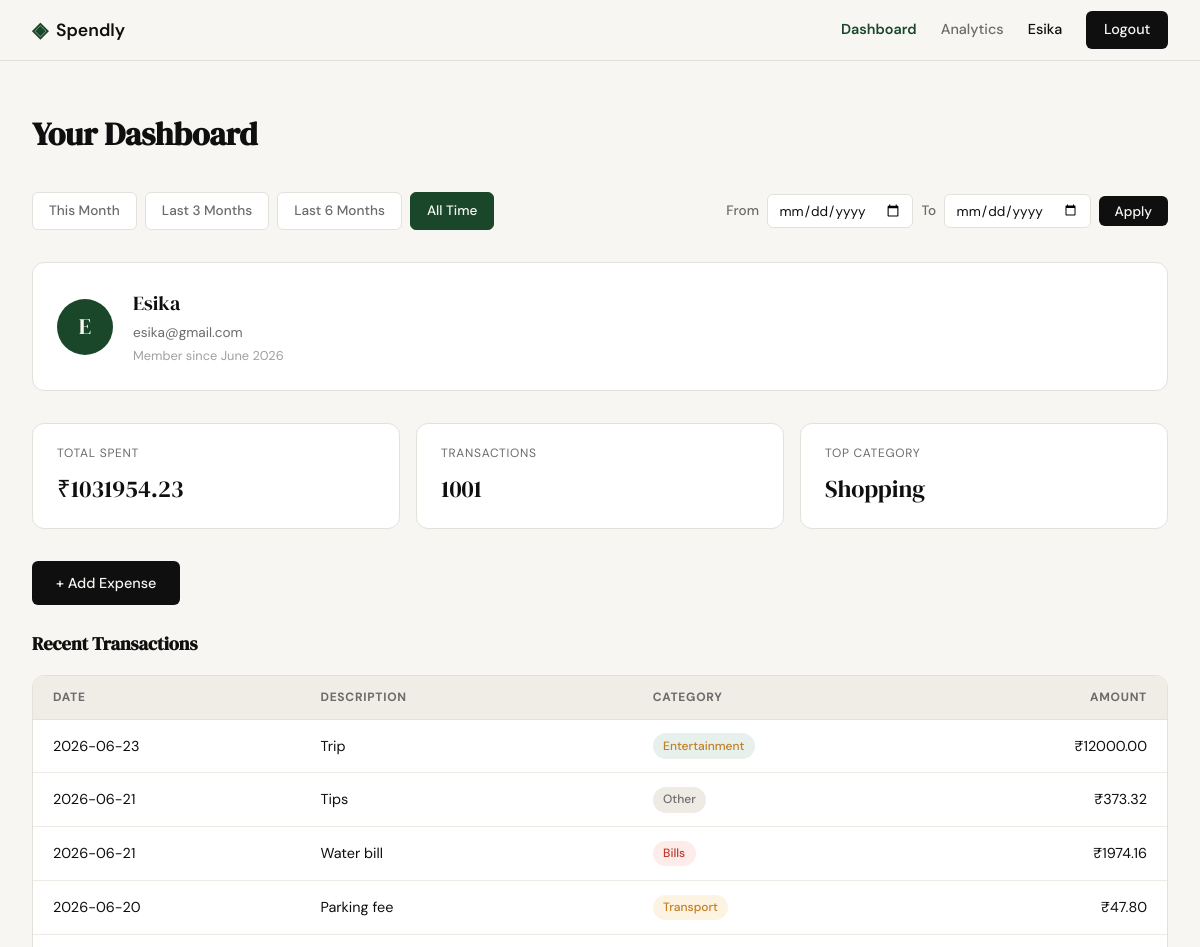
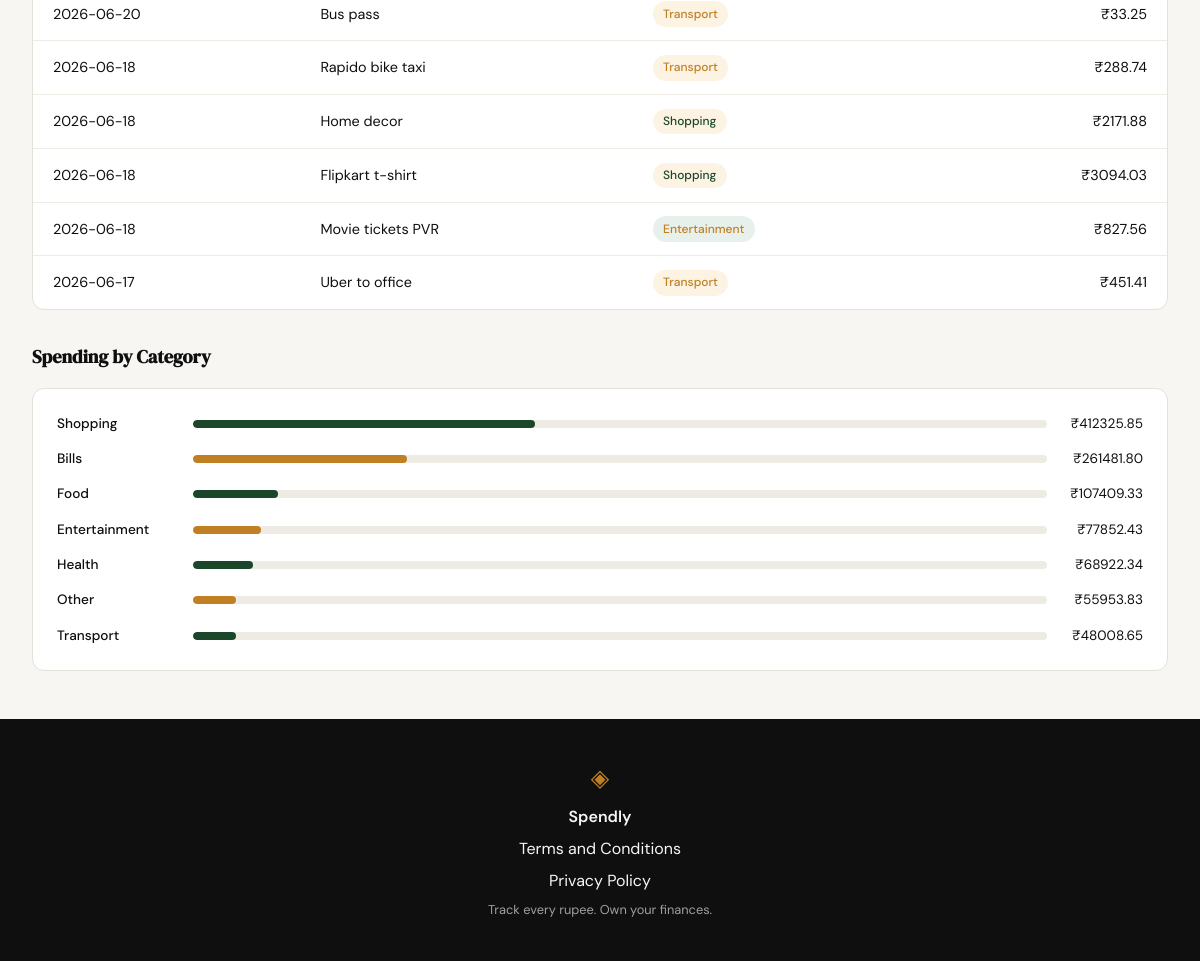
Page /profile (signed in) on the committed database (2 pictures, top to bottom).
### tables this page shows
CREATE TABLE users (
            id            INTEGER PRIMARY KEY AUTOINCREMENT,
            name          TEXT    NOT NULL,
            email         TEXT    UNIQUE NOT NULL,
            password_hash TEXT    NOT NULL,
            created_at    TEXT    DEFAULT (datetime('now'))
        );

CREATE TABLE expenses (
            id          INTEGER PRIMARY KEY AUTOINCREMENT,
            user_id     INTEGER NOT NULL REFERENCES users(id),
            amount      REAL    NOT NULL,
            category    TEXT    NOT NULL,
            date        TEXT    NOT NULL,
            description TEXT,
            created_at  TEXT    DEFAULT (datetime('now'))
        );

### app.py (the view)
@app.route("/profile")
def profile():
    if "user_id" not in session:
        return redirect(url_for("login"))
    user = get_user_by_id(session["user_id"])
    if user is None:
        session.clear()
        return redirect(url_for("login"))
    today = datetime.now()
    this_month_from = today.replace(day=1).strftime("%Y-%m-%d")
    this_month_to = today.strftime("%Y-%m-%d")
    last_3m_from = (today - timedelta(days=90)).strftime("%Y-%m-%d")
    last_3m_to = this_month_to
    last_6m_from = (today - timedelta(days=180)).strftime("%Y-%m-%d")
    last_6m_to = this_month_to
    presets = {
        "this_month": {"from": this_month_from, "to": this_month_to},
        "last_3_months": {"from": last_3m_from, "to": last_3m_to},
        "last_6_months": {"from": last_6m_from, "to": last_6m_to},
    }
    raw_from = request.args.get("date_from", "").strip()
    raw_to = request.args.get("date_to", "").strip()
    date_from = None
    date_to = None
    if raw_from:
        try:
            datetime.strptime(raw_from, "%Y-%m-%d")
            date_from = raw_from
        except ValueError:
            pass
    if raw_to:
        try:
            datetime.strptime(raw_to, "%Y-%m-%d")
            date_to = raw_to
        except ValueError:
            pass
    if date_from and date_to and date_from > date_to:
        flash("Start date must be before end date.")
        date_from = None
        date_to = None
    if date_from == this_month_from and date_to == this_month_to:
        active_preset = "this_month"
    elif date_from == last_3m_from and date_to == last_3m_to:
        active_preset = "last_3_months"
    elif date_from == last_6m_from and date_to == last_6m_to:
        active_preset = "last_6_months"
    elif date_from is None and date_to is None:
        active_preset = "all_time"
    else:
        active_preset = None  # custom range
    summary = get_summary_stats(user["id"], date_from=date_from, date_to=date_to)
    transactions = get_recent_transactions(user["id"], date_from=date_from, date_to=date_to)
    categories = get_category_breakdown(user["id"], date_from=date_from, date_to=date_to)
    return render_template(
        "profile.html",
        user=user,
        summary=summary,
        transactions=transactions,
        categories=categories,
        date_from=date_from or "",
        date_to=date_to or "",
        active_preset=active_preset,
        presets=presets,
    )

### database/db.py (called while the page is built)
def get_db():
    conn = sqlite3.connect(DB_PATH)
    conn.row_factory = sqlite3.Row
    conn.execute("PRAGMA foreign_keys = ON")
    return conn

### database/queries.py (called while the page is built)
def _build_date_filter(user_id, date_from=None, date_to=None):
    conditions = ["user_id = ?"]
    params = [user_id]
    if date_from and date_to:
        conditions.append("date BETWEEN ? AND ?")
        params.extend([date_from, date_to])
    elif date_from:
        conditions.append("date >= ?")
        params.append(date_from)
    elif date_to:
        conditions.append("date <= ?")
        params.append(date_to)
    return " AND ".join(conditions), params

def get_user_by_id(user_id):
    conn = get_db()
    try:
        row = conn.execute(
            "SELECT id, name, email, created_at FROM users WHERE id = ?",
            (user_id,),
        ).fetchone()
        if row is None:
            return None
        date_str = row["created_at"][:10]
        year, month, _ = date_str.split("-")
        MONTH_NAMES = [
            "January", "February", "March", "April", "May", "June",
            "July", "August", "September", "October", "November", "December",
        ]
        member_since = f"{MONTH_NAMES[int(month) - 1]} {year}"
        return {
            "id": row["id"],
            "name": row["name"],
            "email": row["email"],
            "member_since": member_since,
        }
    finally:
        conn.close()

def get_recent_transactions(user_id, limit=10, date_from=None, date_to=None):
    conn = get_db()
    try:
        where, params = _build_date_filter(user_id, date_from, date_to)
        rows = conn.execute(
            f"SELECT date, description, category, amount "
            f"FROM expenses WHERE {where} ORDER BY date DESC LIMIT ?",
            params + [limit],
        ).fetchall()
        return [
            {
                "date": row["date"],
                "description": row["description"],
                "category": row["category"],
                "amount": row["amount"],
            }
            for row in rows
        ]
    finally:
        conn.close()

### templates/profile.html (shortened to what this page needs)
{% extends "base.html" %}
{% block head %}
<link rel="stylesheet" href="{{ url_for('static', filename='css/profile.css') }}">
{% endblock %}
{% block content %}
<div class="profile-page">
    <h1>Your Dashboard</h1>
    <div class="profile-filter-bar" data-active-preset="{{ active_preset }}">
        <a href="{{ url_for('profile', date_from=presets.this_month.from, date_to=presets.this_month.to) }}"
           class="profile-filter-preset {% if active_preset == 'this_month' %}profile-filter-preset--active{% endif %}">
            This Month
        </a>
        <a href="{{ url_for('profile', date_from=presets.last_3_months.from, date_to=presets.last_3_months.to) }}"
           class="profile-filter-preset {% if active_preset == 'last_3_months' %}profile-filter-preset--active{% endif %}">
            Last 3 Months
        </a>
        <a href="{{ url_for('profile', date_from=presets.last_6_months.from, date_to=presets.last_6_months.to) }}"
           class="profile-filter-preset {% if active_preset == 'last_6_months' %}profile-filter-preset--active{% endif %}">
            Last 6 Months
        </a>
        <a href="{{ url_for('profile') }}"
           class="profile-filter-preset {% if active_preset == 'all_time' %}profile-filter-preset--active{% endif %}">
            All Time
        </a>
        <form class="profile-filter-custom" method="GET" action="{{ url_for('profile') }}">
            <label for="date_from">From</label>
            <input type="date" id="date_from" name="date_from" value="{{ date_from }}">
            <label for="date_to">To</label>
            <input type="date" id="date_to" name="date_to" value="{{ date_to }}">
            <button type="submit" class="btn-primary btn-filter-apply">Apply</button>
        </form>
    </div>
    <div class="profile-user-card">
        <div class="profile-avatar">{{ user.name[0]|upper }}</div>
        <div class="profile-user-meta">
            <span class="profile-user-name">{{ user.name }}</span>
            <span class="profile-user-email">{{ user.email }}</span>
            <span class="profile-user-since">Member since {{ user.member_since }}</span>
        </div>
    </div>
    <div class="profile-stats">
        <div class="profile-stat">
            <div class="profile-stat-label">Total Spent</div>
            <div class="profile-stat-value">₹{{ "%.2f"|format(summary.total_spent) }}</div>
        </div>
        <div class="profile-stat">
            <div class="profile-stat-label">Transactions</div>
            <div class="profile-stat-value">{{ summary.transaction_count }}</div>
        </div>
        <div class="profile-stat">
            <div class="profile-stat-label">Top Category</div>
            <div class="profile-stat-value">{{ summary.top_category }}</div>
        </div>
    </div>
    <a href="{{ url_for('add_expense') }}" class="btn-primary" style="display:inline-block;margin-bottom:1.5rem;">+ Add Expense</a>
    <h2 class="profile-section-title">Recent Transactions</h2>
    {% if transactions %}
    <div class="profile-table-wrap">
        <table class="profile-table">
            <thead>
                <tr>
                    <th>Date</th>
                    <th>Description</th>
                    <th>Category</th>
                    <th class="col-amount">Amount</th>
                </tr>
            </thead>
            <tbody>
            {% for tx in transactions %}
                <tr>
                    <td>{{ tx.date }}</td>
                    <td>{{ tx.description }}</td>
                    <td>
                        <span class="profile-badge profile-badge--{{ tx.category|lower }}">
                            {{ tx.category }}
                        </span>
                    </td>
                    <td class="col-amount">₹{{ "%.2f"|format(tx.amount) }}</td>
                </tr>
            {% endfor %}
            </tbody>
        </table>
    </div>
    {% else %}
    <div class="profile-empty">
        No expenses yet. <a href="{{ url_for('add_expense') }}">Add your first expense</a>.
    </div>
    {% endif %}
    {% if categories %}
    <h2 class="profile-section-title">Spending by Category</h2>
    <div class="profile-breakdown">
        {% for cat in categories %}
        <div class="profile-cat-row">
            <span class="profile-cat-name">{{ cat.name }}</span>
            <div class="profile-cat-bar-track">
                <div class="profile-cat-bar {% if loop.index is even %}profile-cat-bar--alt{% endif %}"
                     style="width: {{ cat.pct }}%;">
                </div>
            </div>
            <span class="profile-cat-total">₹{{ "%.2f"|format(cat.amount) }}</span>
        </div>
        {% endfor %}
    </div>
    {% endif %}
</div>
{% endblock %}

### templates/base.html (shortened to what this page needs)
<!DOCTYPE html>
<html lang="en">
<head>
    <link rel="stylesheet" href="{{ url_for('static', filename='css/style.css') }}">
    {% block head %}{% endblock %}
</head>
<body>
    <nav class="navbar">
        <div class="nav-inner">
            <a href="{{ url_for('landing') }}" class="nav-brand">
                <span class="brand-icon">◈</span>
                <span class="brand-name">Spendly</span>
            </a>
            <div class="nav-links">
                {% if "user_id" in session %}
                    <a href="{{ url_for('profile') }}" {% if request.endpoint == 'profile' %}class="nav-link-active"{% endif %}>Dashboard</a>
                    <a href="{{ url_for('analytics') }}" {% if request.endpoint == 'analytics' %}class="nav-link-active"{% endif %}>Analytics</a>
                    <span class="nav-user">{{ session.user_name }}</span>
                    <a href="{{ url_for('logout') }}" class="nav-cta">Logout</a>
                {% else %}
                    <a href="{{ url_for('login') }}">Sign in</a>
                    <a href="{{ url_for('register') }}" class="nav-cta">Get started</a>
                {% endif %}
            </div>
        </div>
    </nav>
    <main class="main-content">
        {% block content %}{% endblock %}
    </main>
    <footer class="footer">
        <div class="footer-inner">
            <span class="brand-icon">◈</span>
            <span class="footer-name">Spendly</span>
            <a href="/terms">Terms and Conditions</a>
            <a href="/privacy">Privacy Policy</a>
            <p class="footer-copy">Track every rupee. Own your finances.</p>
        </div>
    </footer>
</body>
</html>

### static/css/style.css (style rules this page uses)
:root { --ink: #0f0f0f; --ink-soft: #2d2d2d; --ink-muted: #6b6b6b; --ink-faint: #a0a0a0; --paper: #f7f6f3; --paper-warm: #f0ede6; --paper-card: #ffffff; --accent: #1a472a; --accent-light: #e8f0eb; --accent-2: #c17f24; --accent-2-light: #fdf3e3; --danger: #c0392b; --danger-light: #fdecea; --border: #e4e1da; --border-soft: #eeebe4; --font-display: 'DM Serif Display', Georgia, serif; --font-body: 'DM Sans', system-ui, sans-serif; --max-width: 1200px; --auth-width: 440px; --radius-sm: 6px; --radius-md: 12px; --radius-lg: 20px; }
*, *::before, *::after { box-sizing: border-box; margin: 0; padding: 0; }
html { font-size: 16px; scroll-behavior: smooth; }
body { background: var(--paper); color: var(--ink); font-family: var(--font-body); font-size: 1rem; line-height: 1.6; -webkit-font-smoothing: antialiased; }
a { color: inherit; text-decoration: none; }
.navbar { position: sticky; top: 0; z-index: 100; background: var(--paper); border-bottom: 1px solid var(--border); padding: 0 2rem; }
.nav-inner { max-width: var(--max-width); margin: 0 auto; height: 60px; display: flex; align-items: center; justify-content: space-between; }
.nav-brand { display: flex; align-items: center; gap: 0.5rem; font-family: var(--font-body); font-weight: 600; font-size: 1.1rem; color: var(--ink); }
.brand-icon { color: var(--accent); font-size: 1.3rem; }
.brand-name { color: var(--ink); }
.nav-links { display: flex; align-items: center; gap: 1.5rem; font-size: 0.9rem; font-weight: 500; }
.nav-links a { color: var(--ink-muted); transition: color 0.2s; }
.nav-links a.nav-link-active { color: var(--accent); font-weight: 600; }
.nav-cta { background: var(--ink) !important; color: var(--paper) !important; padding: 0.45rem 1.1rem; border-radius: var(--radius-sm); transition: background 0.2s !important; }
.main-content { min-height: calc(100vh - 60px - 100px); }
.btn-primary { display: inline-block; background: var(--ink); color: var(--paper); padding: 0.65rem 1.5rem; border-radius: var(--radius-sm); font-family: var(--font-body); font-size: 0.9rem; font-weight: 500; cursor: pointer; border: none; transition: background 0.2s; text-decoration: none; }
.footer { background: var(--ink); color: var(--paper); padding: 2.5rem 2rem; text-align: center; }
.footer-inner { display: flex; flex-direction: column; align-items: center; gap: 0.4rem; }
.footer .brand-icon { color: var(--accent-2); font-size: 1.5rem; }
.footer-name { font-weight: 600; font-size: 1rem; }
.footer-copy { font-size: 0.8rem; color: var(--ink-faint); }

### rows in the picture
users: user_name "Esika", name "E", name "Esika", email "esika@gmail.com"
expenses: date "2026-06-23", description "Trip", category "Entertainment", amount "12000.00"
expenses: date "2026-06-21", description "Tips", category "Other", amount "373.32"
expenses: date "2026-06-21", description "Water bill", category "Bills", amount "1974.16"
expenses: date "2026-06-20", description "Parking fee", category "Transport", amount "47.80"
expenses: date "2026-06-20", description "Bus pass", category "Transport", amount "33.25"
expenses: date "2026-06-18", description "Rapido bike taxi", category "Transport", amount "288.74"
expenses: date "2026-06-18", description "Home decor", category "Shopping", amount "2171.88"
expenses: date "2026-06-18", description "Flipkart t-shirt", category "Shopping", amount "3094.03"
expenses: date "2026-06-18", description "Movie tickets PVR", category "Entertainment", amount "827.56"
expenses: date "2026-06-17", description "Uber to office", category "Transport", amount "451.41"

### other values in the picture
{{ user.member_since }} "June 2026"
{{ "%.2f"|format(summary.total_spent) }} "1031954.23"
{{ summary.transaction_count }} "1001"
{{ summary.top_category }} "Shopping"
{{ cat.name }} "Shopping" "Bills" "Food" "Entertainment" "Health" "Other" "Transport"
{{ "%.2f"|format(cat.amount) }} "412325.85" "261481.80" "107409.33" "77852.43" "68922.34" "55953.83" "48008.65"
